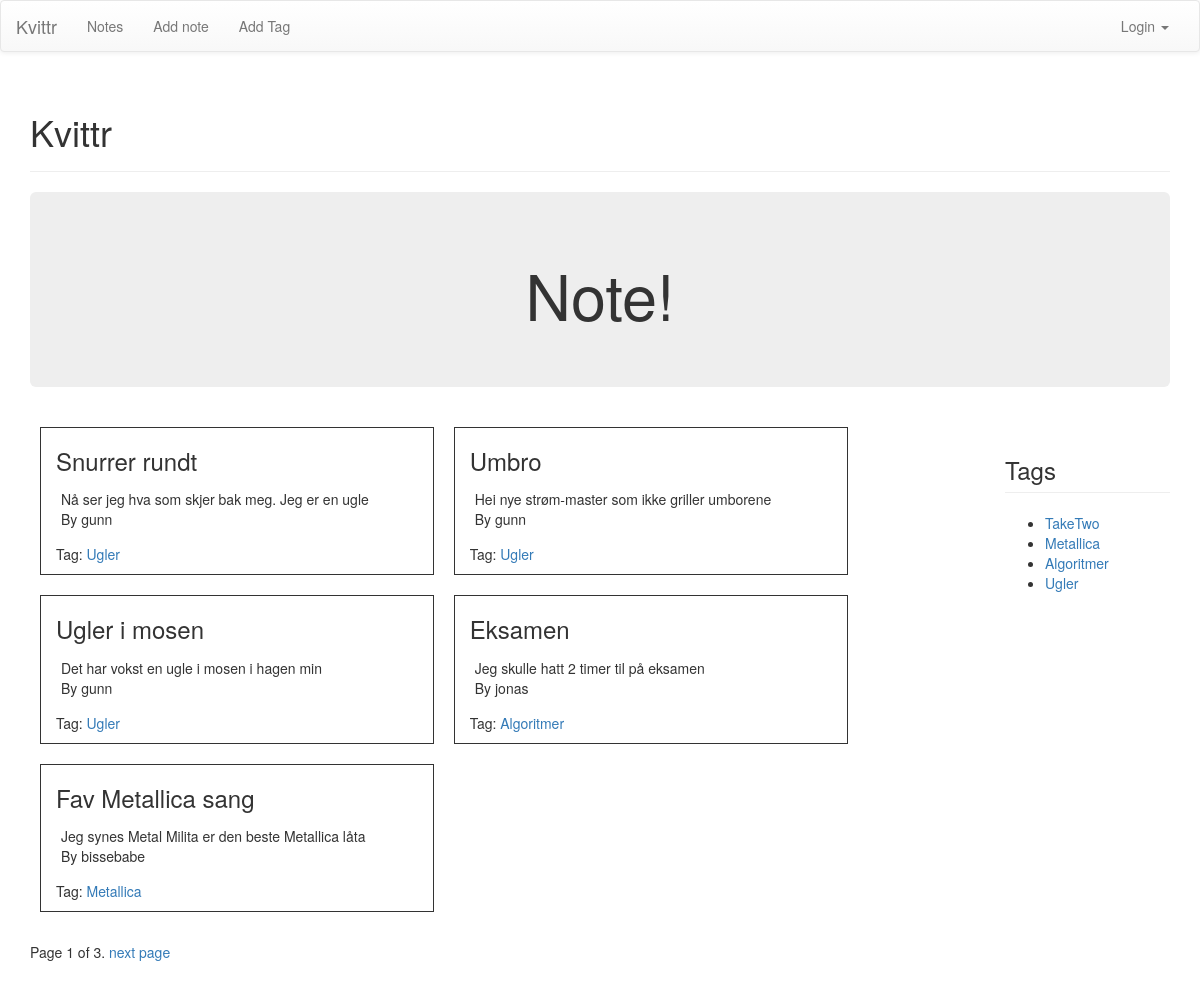
The app's page /, older data.
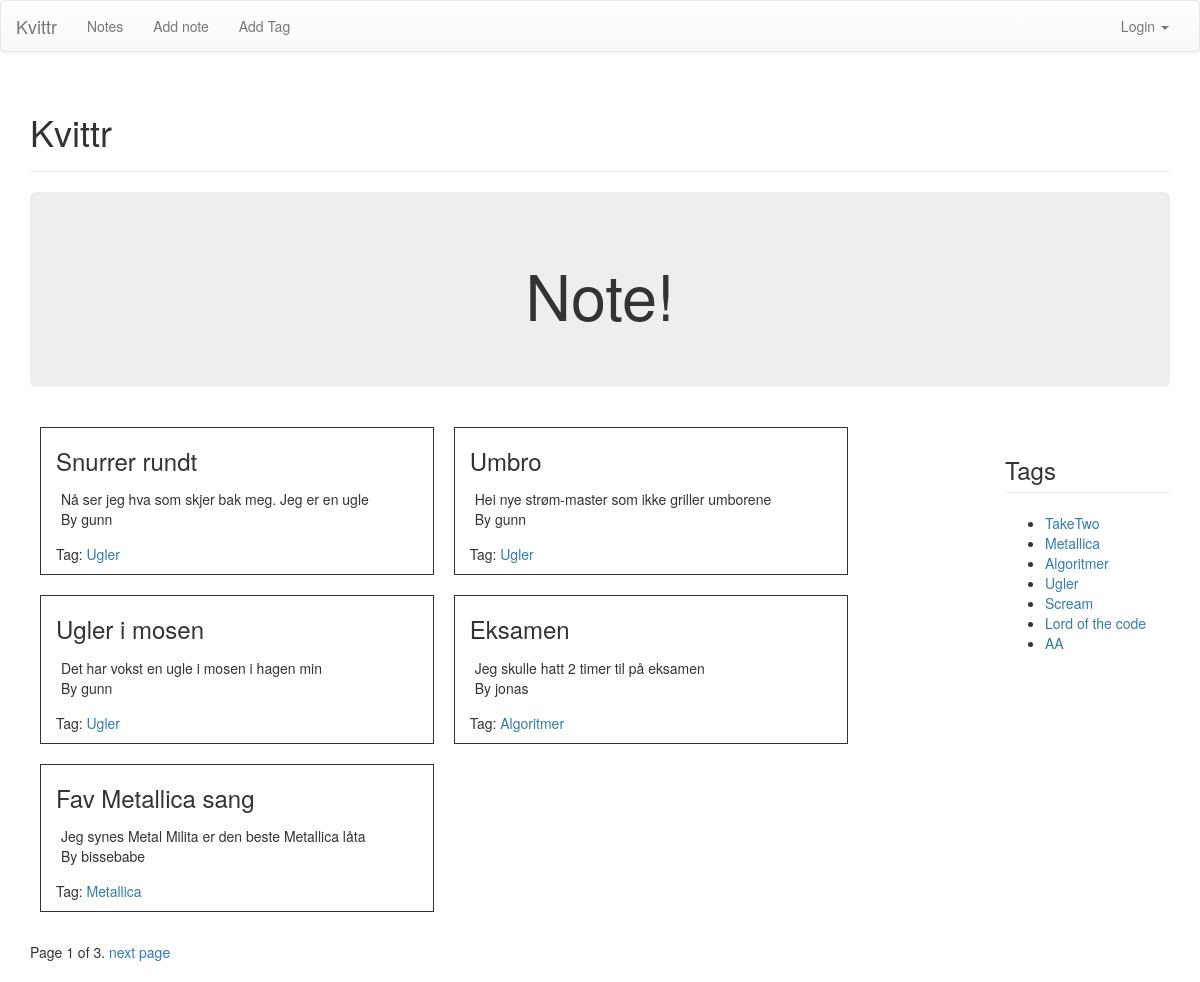
The same page, newer data.
### notes/models.py (models this page shows, shortened)
class Note(models.Model):
	label = models.CharField(max_length = 30)
	body = models.TextField()
	timestamp = models.DateTimeField(auto_now_add=True)
	tags = models.ManyToManyField('Tag', related_name='notes')
	author = models.ForeignKey(User)
	num_likes = models.PositiveIntegerField(default=0)

class Tag(models.Model):
	label = models.CharField(max_length = 30)
	slug = models.SlugField(max_length=30)
	def __unicode__(self):
		return self.label

### kvittr/views.py (the view)
# urls.py: url(r'^$', home_view, name='home'),
def home_view(request):
	notes = Note.objects.all().order_by('-timestamp')
	page_number = request.GET.get('page')
	paginator = Paginator(notes, 5)
	try:
		notes = paginator.page(page_number)
	except PageNotAnInteger:
		notes = paginator.page(1)
	except EmptyPage:
		notes = paginator.page(paginator.num_pages)
	tags = Tag.objects.all()
	context = {
		'notes': notes,
		'tags': tags
		}
	return render(request, 'home.html', context)

### templates/home.html (shortened to what this page needs)
{% extends 'base.html' %}
{% block pagecontent %}
<div class="jumbotron">
	<h1 align="center">Note!</h1>
</div>
<div class="row">
{% if user.is_authenticated %}
	<div class="col-sm-10">
		{% if notes%}
			{% for note in notes %}
				<div class="col-sm-5" style="border: 1px solid; margin: 10px;">
					<h3 class="page-header"> <a href="{% url 'notes:detailnote' %}?id={{note.id}}">{{ note.label }}</a></h3>
					<div style="padding: 5px;">
						<p>{{ note.body }}</p>
					</div>
					{% for tag in note.tags.all %}
						<p>Tag: <a href="{% url 'notes:tagsearch' slug=tag.slug %}">{{tag}}</a></p>
					{% endfor %}
					<div>
						<p style="float: left;">By {{ note.author }}</p>
						{% if note and note.author == request.user %}
							<a style="float: right;" href="{% url 'notes:addnote' %}?id={{note.id}}">Edit Note</a>
						{% endif %}
					</div>
				</div>
			{% endfor %}
		{% else %}
			<div class="col-sm-12">
				<h3>No notes yet</h3>
			</div>
		{% endif %}
	</div>
	<div class="col-sm-2">
		<h3 class="page-header">Tags</h3>
		<ul>
			{% if tags %}
				{% for tag in tags %}
					<li>
						<a href="{% url 'notes:tagsearch' slug=tag.slug %}">{{tag}}</a>
						<ul>
							<li>
								<a href="{% url 'notes:addtag' %}?id={{tag.id}}">Edit tag</a>
							</li>
						</ul>
					</li>
				{% endfor %}
			{% else %}
				<div class="alert alert-warning">No tags yet</div>
			{% endif %}
		</ul>
	</div>
{% else %}
	<div class="col-sm-10">
		{% if notes%}
			{% for note in notes %}
				<div class="col-sm-5" style="border: 1px solid; margin: 10px;">
					<h3> {{ note.label }}</h3>
					<div style="padding: 5px;">
						{{ note.body }}
						<p>By {{ note.author }}</p>
					</div>
					{% for tag in note.tags.all %}
						<p>Tag: <a href="{% url 'notes:tagsearch' slug=tag.slug %}">{{tag}}</a></p>
					{% endfor %}
				</div>
			{% endfor %}
		{% endif %}
	</div>
	<div class="col-sm-2">
		<h3 class="page-header">Tags</h3>
		<ul>
			{% if tags %}
				{% for tag in tags %}
					<li>
						<a href="{% url 'notes:tagsearch' slug=tag.slug %}">{{tag}}</a>
					</li>
				{% endfor %}
			{% endif %}
		</ul>
	</div>
{% endif %}
</div>
<div class="pagination">
	<span class"step-links">
    <span class="current">
    	Page {{ notes.number }} of {{ notes.paginator.num_pages }}.
    </span>
    {% if notes.has_next %}
    	<a href="?page={{ notes.next_page_number }}">next page</a>
    {% endif %}
  </span>
</div>
{% endblock pagecontent %}

### templates/base.html (shortened to what this page needs)
{% extends 'site_base.html' %}
{% block body %}
	 <nav class="navbar navbar-default" role="navigation">
      <div class="container-fluid">
        <div class="navbar-header">
          <a class="navbar-brand" href="{% url 'home' %}">Kvittr</a>
        </div>
        <div class="collapse navbar-collapse" id="bs-example-navbar-collapse-1">
          <ul class="nav navbar-nav">
            <li class="">
                <a href="{% url 'notes:index' %}">Notes</a>
            </li>
            <li class="">
              <a href="{% url 'notes:addnote' %}">Add note</a>
            </li>
            <li>
              <a href="{% url 'notes:addtag' %}">Add Tag</a>
            </li>
          </ul>
          <ul class="nav navbar-nav navbar-right">
            {% if user.is_anonymous %}
                <li class="dropdown">
                  <a href="#" class="dropdown-toggle" data-toggle="dropdown">Login <span class="caret"></span></a>
                </li>
            {% endif %}
          </ul>
        </div>
      </div>
    </nav>
    <div class="container">
        <div class="page-header">
            <h1>Kvittr <small>{% block subheader %}{% endblock %}</small></h1>
        </div>
        {% block pagecontent %}
        {% endblock pagecontent%}
    </div>
{% endblock body %}

### templates/site_base.html (shortened to what this page needs)
{% load staticfiles %}
<!DOCTYPE html>
<html lang="en">
  <head>
    {% block stylesheets %}
    <link rel="stylesheet" href="https://maxcdn.bootstrapcdn.com/bootstrap/3.2.0/css/bootstrap.min.css" />
    <link rel="stylesheet" href="https://maxcdn.bootstrapcdn.com/bootstrap/3.2.0/css/bootstrap-theme.min.css" />
    <link rel="stylesheet" type="text/css" href="{% static 'kvittr/style.css' %}" />
    {% endblock stylesheets %}
  </head>
  <body>
    {% block body %}
    {% endblock %}
  </body>
</html>

Row changes from the older to the newer data that the page shows:
added Tag: label "Scream", shown under "Tags"
added Tag: label "Lord of the code", shown under "Tags"
added Tag: label "AA", shown under "Tags"
